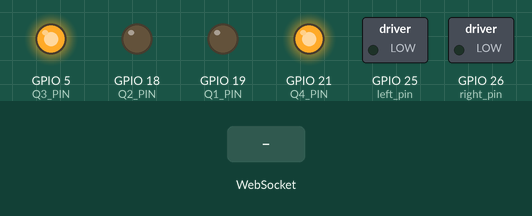
Simulated run of this sketch. Board: ESP32. Parts: switched loads named in the sketch (green lamp = pin HIGH), output pins drawn as LEDs (lit = HIGH). Inputs (shaded band) come from the test bench. WiFi joins after 1.5 s; servers stay silent unless stated; what the sketch prints to the serial monitor is not drawn.

Above: at 2.7 s.
2.8 s: WebSocket text "forward_start" received
At 3.3 s:
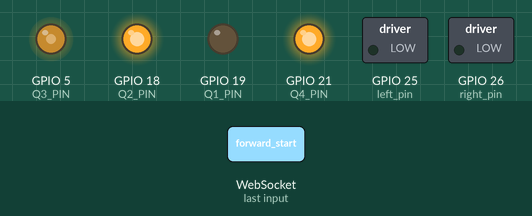
4.3 s: WebSocket text "back_start" received
At 5.5 s:
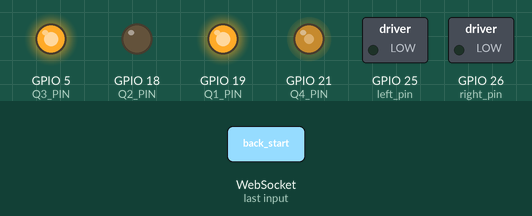
5.8 s: WebSocket text "forward_stop" received
At 6.7 s:
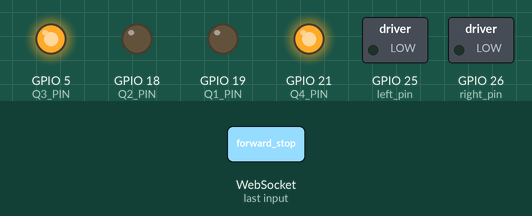
7.3 s: WebSocket text "left_start" received
At 7.9 s:
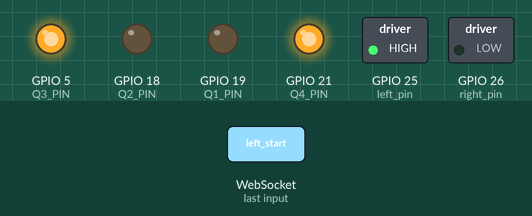
8.8 s: WebSocket text "right_start" received
At 9.1 s:
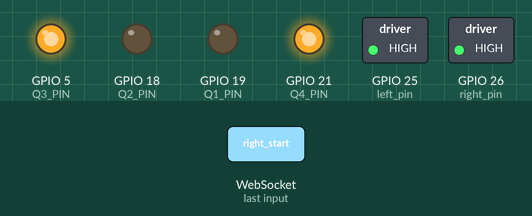
10.3 s: WebSocket text "forward_start" received
At 11.4 s:
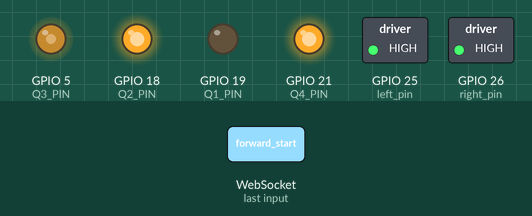
Timing chart, 0 to 12.8 s (numbered marks = the images above; inputs shaded):
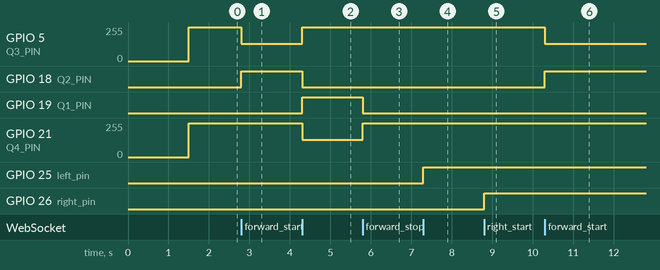

Measured:
- after the input at 2.8 s, GPIO 5 (Q3_PIN): 255/255 → 128/255 at once; GPIO 18 (Q2_PIN): LOW → HIGH at once
- after the input at 4.3 s, GPIO 5 (Q3_PIN): 128/255 → 255/255 at once; GPIO 18 (Q2_PIN): HIGH → LOW at once; GPIO 19 (Q1_PIN): LOW → HIGH at once; GPIO 21 (Q4_PIN): 255/255 → 128/255 at once
- after the input at 5.8 s, GPIO 19 (Q1_PIN): HIGH → LOW at once; GPIO 21 (Q4_PIN): 128/255 → 255/255 at once
- after the input at 7.3 s, GPIO 25 (left_pin): LOW → HIGH at once
- after the input at 8.8 s, GPIO 26 (right_pin): LOW → HIGH at once
- after the input at 10.3 s, GPIO 5 (Q3_PIN): 255/255 → 128/255 at once; GPIO 18 (Q2_PIN): LOW → HIGH at once

The sketch:

sketch_mar26a.ino
```cpp
#include <WiFi.h>
#include <WebSocketsServer.h>

const char* ssid = "Z";
const char* password = "Jay232323";

WebSocketsServer webSocket(81);

#define Q1_PIN 19     // BD140 (PNP) transistor for backward direction
#define Q2_PIN 18     // BD140 (PNP) transistor for forward direction
#define Q3_PIN 5      // BD139 (NPN) transistor for forward direction
#define Q4_PIN 21     // BD139 (NPN) transistor for backward direction
#define left_pin 25   // Turn left side
#define right_pin 26  // Turn right side

//Define PWM frequency
#define PWM_FREQUENCY 50000  // 50k is best 20k frequency is noise effective & 30k frequency give low rpm tourqe
#define PWM_RESOLUTION 8

int speedValue = 128;  //LOW signal will control speed of motor so decreasing duty cytle increase speed

// Alternate Low as High & vice versa for polarity if BJT driver in use
bool H = LOW;
bool L = HIGH;

// Function for Forward Rear Action
void Forward_Rear(int duty_cycle) {
  // Forward direction: Q2 and Q3 ON
  digitalWrite(Q1_PIN, H);        // PMOS (Q1) OFF
  digitalWrite(Q2_PIN, L);        // PMOS (Q2) ON
  ledcWrite(Q3_PIN, duty_cycle);  // Control speed of NMOS (Q3) with PWM
  ledcWrite(Q4_PIN, 255);         // NMOS (Q4) OFF
}

// Function for Backward Rear Action
void Reverse_Rear(int duty_cycle) {
  // Backward direction: Q1 and Q4 ON
  digitalWrite(Q1_PIN, L);        // PMOS (Q1) ON
  digitalWrite(Q2_PIN, H);        // PMOS (Q2) OFF
  ledcWrite(Q3_PIN, 255);         // NMOS (Q3) OFF
  ledcWrite(Q4_PIN, duty_cycle);  // Control speed of NMOS (Q4) with PWM
}

// Function for Stopping Rear Action
void Rear_Stop() {
  digitalWrite(Q1_PIN, H);
  digitalWrite(Q2_PIN, H);
  ledcWrite(Q3_PIN, 255);
  ledcWrite(Q4_PIN, 255);
}

// Function to set steering at 0 degree
void Set_straight() {
  digitalWrite(left_pin, LOW);
  digitalWrite(right_pin, LOW);
}

// Function to set steering left
void Left_Turn() {
  digitalWrite(left_pin, HIGH);
}

//Function to set steering right
void Right_Turn() {
  digitalWrite(right_pin, HIGH);
}

void setup() {
  Serial.begin(115200);
  WiFi.begin(ssid, password);
  while (WiFi.status() != WL_CONNECTED) {
    delay(500);
    Serial.print(".");
  }
  Serial.println("\nWiFi Connected!");
  Serial.print("ESP32 IP Address: ");
  Serial.println(WiFi.localIP());

  webSocket.begin();
  webSocket.onEvent(webSocketEvent);
  Serial.println("WebSocket Server Started!");

  // Set motor control pins as output
  pinMode(Q1_PIN, OUTPUT);
  pinMode(Q2_PIN, OUTPUT);
  ledcAttach(Q3_PIN, PWM_FREQUENCY, PWM_RESOLUTION);
  ledcAttach(Q4_PIN, PWM_FREQUENCY, PWM_RESOLUTION);
  pinMode(left_pin, OUTPUT);
  pinMode(right_pin, OUTPUT);

  // Initially, turn off all transistors (ensures the motor is stopped)
  digitalWrite(Q1_PIN, H);
  digitalWrite(Q2_PIN, H);
  // digitalWrite(Q3_PIN, H);
  // digitalWrite(Q4_PIN, H);
  ledcWrite(Q3_PIN, 255);
  ledcWrite(Q4_PIN, 255);
}

// WebSocket Event Handler
void webSocketEvent(uint8_t num, WStype_t type, uint8_t* payload, size_t length) {
  String command = String((char*)payload);
  Serial.println("Received: " + command);


  if (command == "forward_start") Forward_Rear(speedValue);
  else if (command == "back_start") Reverse_Rear(speedValue);
  else if (command == "forward_stop") Rear_Stop();
  else if (command == "back_stop") Rear_Stop();
  else if (command == "left_start") Left_Turn();
  else if (command == "right_start") Right_Turn();
  else if (command == "right_stop") Set_straight();
  else if (command == "left_stop") Set_straight();
  else if (command.startsWith("speed:")) {
    speedValue = command.substring(6).toInt();
    Serial.println("Speed set to: " + String(speedValue));
  }
}

void loop() {
  webSocket.loop();
}
```
